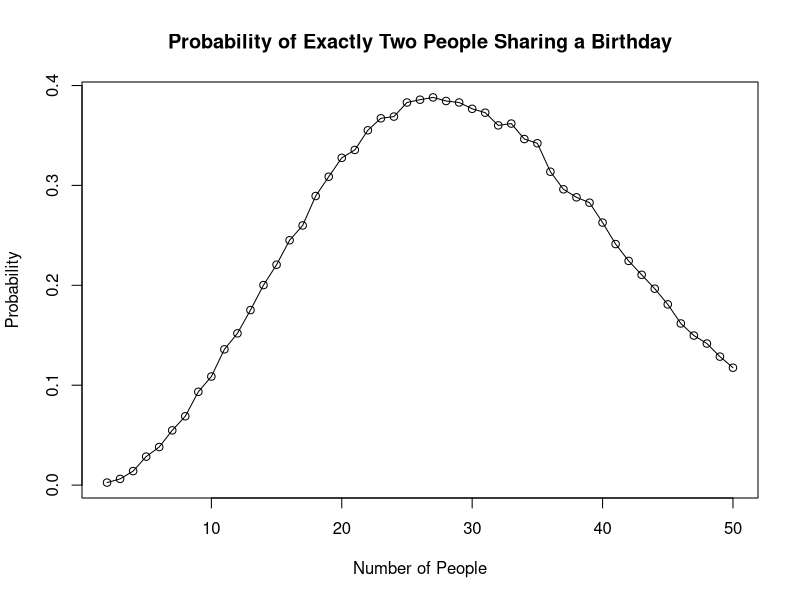

Reproduce this figure in R.
## ---- chunk 1
# Number of simulations
num_simulations <- 10000

# Number of people
n_people <- 2:50

# Function to calculate the probability
calculate_probability <- function(n) {
  count <- 0
  for (i in 1:num_simulations) {
    birthdays <- sample(1:365, n, replace = TRUE)
    if (length(birthdays) != length(unique(birthdays))) {
      if (length(birthdays) - length(unique(birthdays)) == 1) {
        count <- count + 1
      }
    }
  }
  return(count / num_simulations)
}

# Calculate probabilities for each number of people
probabilities <- sapply(n_people, calculate_probability)

# Plot the results
plot(n_people, probabilities, type = "o", xlab = "Number of People", ylab = "Probability", main = "Probability of Exactly Two People Sharing a Birthday")

## ---- chunk 2
# Calcular las probabilidades para cada número de personas
probabilities <- sapply(n_people, calculate_probability)

# Crear un data frame con los resultados
results <- data.frame(
  "Número de personas" = n_people,
  "Probabilidad" = probabilities
)

# Imprimir la tabla
print(results)
